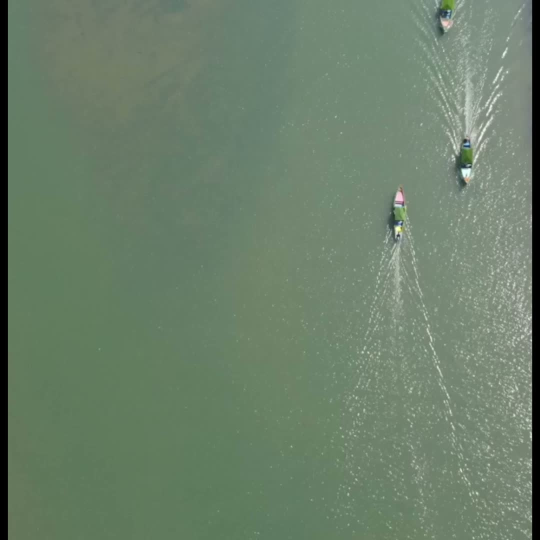
#> input picture data/real_data_1/ezgif-frame-001.jpg, 1080 x 1080 px (shown at 1/2 size)
$ python -i ship_detector.py   (imports and definitions only)
#> lines starting #> are read from the running program, lines starting #| are printed output that depends on the picture; after the words box and inside, x2 and y2 are one past the last pixel; in counts of white or black regions, pixels touching at a corner belong together
"""
Ship detection using classical computer vision, a drone-tuned detector,
or optional YOLOv8.

Classical pipeline: adaptive thresholding → morphological cleanup → contour
filtering by area and aspect ratio.  YOLOv8 is used when ultralytics is
installed and mode="yolo" is requested; falls back to classical automatically.
"""

import cv2
import numpy as np
from scipy.optimize import linear_sum_assignment
from typing import Any, Dict, List, Tuple

# Type alias for a single detection result
Detection = Dict[str, Any]  # {"bbox": [x, y, w, h], "confidence": float, "class": str}

CONFIG = {
    # Contour filtering
    "min_area": 80,
    "max_area": 40000,
    "min_aspect_ratio": 1.5,
    "max_aspect_ratio": 12.0,
    # Adaptive threshold params
    "threshold_block_size": 21,
    "threshold_C": -5,
    # Morphological structuring element size
    "morph_kernel_size": 3,
    # Drone detector settings
    "drone_min_area": 80,
    "drone_max_area": 20000,
    "drone_min_aspect_ratio": 1.2,
    "drone_max_aspect_ratio": 6.0,
    "drone_min_center_x_ratio": 0.45,
    "drone_max_center_y_ratio": 0.80,
    "drone_border_margin": 5,
    "drone_sat_min": 40,
    "drone_val_min": 80,
    "drone_distance_penalty": 0.02,
    "drone_multi_min_area": 140,
    "drone_multi_max_area": 5000,
    "drone_multi_min_aspect_ratio": 1.0,
    "drone_multi_max_aspect_ratio": 4.0,
    "drone_multi_min_center_x_ratio": 0.60,
    "drone_max_detections": 3,
    "drone_single_dominance_ratio": 5.0,
    "drone_multi_match_distance": 120.0,
    # YOLO settings
    "yolo_model": "yolov8n.pt",
    "confidence_threshold": 0.25,
}


def _to_gray(image: np.ndarray) -> np.ndarray:
    """Convert BGR to grayscale if needed."""
    if len(image.shape) == 3:
        return cv2.cvtColor(image, cv2.COLOR_BGR2GRAY)
    return image


# [13 lines left out: function compute_iou, not called in this run]


def classical_detect(image: np.ndarray, config: dict = CONFIG) -> List[Detection]:
    """Detect ships via adaptive thresholding + morphological ops + contour filtering.

    Highlights bright, elongated blobs characteristic of ships on dark water.

    Args:
        image: Preprocessed frame (BGR or grayscale).
        config: Detection hyperparameters.

    Returns:
        List of detection dicts with "bbox", "confidence", "class" keys.
    """
    gray = _to_gray(image)

    # Adaptive threshold — handles uneven illumination across the frame
    thresh = cv2.adaptiveThreshold(
        gray,
        255,
        cv2.ADAPTIVE_THRESH_GAUSSIAN_C,
        cv2.THRESH_BINARY,
        config["threshold_block_size"],
        config["threshold_C"],
    )

    # Morphological close to merge ship pixels, then open to remove noise
    k = config["morph_kernel_size"]
    kernel = cv2.getStructuringElement(cv2.MORPH_RECT, (k, k))
    thresh = cv2.morphologyEx(thresh, cv2.MORPH_CLOSE, kernel, iterations=2)
    thresh = cv2.morphologyEx(thresh, cv2.MORPH_OPEN,  kernel, iterations=1)

    contours, _ = cv2.findContours(thresh, cv2.RETR_EXTERNAL, cv2.CHAIN_APPROX_SIMPLE)

    detections: List[Detection] = []
    for cnt in contours:
        area = cv2.contourArea(cnt)
        if area < config["min_area"] or area > config["max_area"]:
            continue

        x, y, w, h = cv2.boundingRect(cnt)
        long_side  = max(w, h)
        short_side = min(w, h) + 1e-6
        aspect = long_side / short_side

        if aspect < config["min_aspect_ratio"] or aspect > config["max_aspect_ratio"]:
            continue

        # Heuristic confidence: reward ship-like size and 4:1 aspect ratio
        area_score   = min(area / 4000.0, 1.0)
        aspect_score = max(0.0, 1.0 - abs(aspect - 4.0) / 8.0)
        confidence   = 0.5 * area_score + 0.5 * aspect_score

        detections.append({
            "bbox":       [x, y, w, h],
            "confidence": float(confidence),
            "class":      "ship",
        })

    return detections


# [286 lines left out: functions _drone_hull_mask, _refine_drone_bbox, drone_detect, merge_tile_detections, yolo_detect, not called in this run]


class ShipDetector:
    """Unified ship detector supporting classical CV and optional YOLOv8.

    Automatically falls back to classical detection if YOLO is unavailable.
    """

    def __init__(self, mode: str = "classical", config: dict = CONFIG):
        """
        Args:
            mode: "classical" or "yolo".
            config: Detection hyperparameters dict.
        """
        self.mode   = mode
        self.config = config
        self.model  = None
        self._prev_center: Tuple[float, float] | None = None
        self._prev_centers: List[Tuple[float, float]] = []
        self._mil_trackers: List[Any] = []
        self._mil_boxes: List[List[int]] = []

        if mode == "yolo":
            try:
                from ultralytics import YOLO  # type: ignore
                self.model = YOLO(config["yolo_model"])
                print("YOLOv8 model loaded successfully.")
            except ImportError:
                print("ultralytics not installed — falling back to classical detection.")
                self.mode = "classical"
            except Exception as exc:
                print(f"Failed to load YOLO model ({exc}) — falling back to classical detection.")
                self.mode = "classical"

    def detect(self, image: np.ndarray) -> List[Detection]:
        """Detect ships in a single frame.

        Returns:
            List of Detection dicts: [{"bbox": [x,y,w,h], "confidence": float, "class": str}, ...]
        """
        if self.mode == "yolo" and self.model is not None:
            return yolo_detect(image, self.model, self.config)
        if self.mode == "drone":
            if self._mil_trackers:
                tracked: List[Detection] = []
                centers: List[Tuple[float, float]] = []
                next_boxes: List[List[int]] = []
                for idx, tracker in enumerate(self._mil_trackers):
                    ok, box = tracker.update(image)
                    prev_bbox = self._mil_boxes[idx] if idx < len(self._mil_boxes) else None
                    if ok:
                        x, y, w, h = [int(round(v)) for v in box]
                        coarse_bbox = [x, y, max(1, w), max(1, h)]
                        if prev_bbox is not None:
                            prev_area = max(1, prev_bbox[2] * prev_bbox[3])
                            new_area = coarse_bbox[2] * coarse_bbox[3]
                            if (
                                new_area > prev_area * 1.8
                                or coarse_bbox[2] > prev_bbox[2] * 1.6
                                or coarse_bbox[3] > prev_bbox[3] * 1.6
                            ):
                                coarse_bbox = list(prev_bbox)
                    elif idx < len(self._mil_boxes):
                        coarse_bbox = list(self._mil_boxes[idx])
                    else:
                        continue

                    refined_bbox = _refine_drone_bbox(image, coarse_bbox, self.config)
                    x, y, w, h = refined_bbox
                    next_boxes.append(refined_bbox)
                    tracked.append({
                        "bbox": [x, y, max(1, w), max(1, h)],
                        "confidence": 0.9,
                        "class": "ship",
                    })
                    centers.append((x + w / 2.0, y + h / 2.0))
                if tracked:
                    self._mil_boxes = next_boxes
                    self._prev_centers = centers
                    self._prev_center = centers[0]
                    return tracked
                self._mil_trackers = []
                self._mil_boxes = []

            detections = drone_detect(image, self.config, self._prev_center, self._prev_centers)
            if detections:
                self._prev_centers = []
                for det in detections:
                    x, y, w, h = det["bbox"]
                    self._prev_centers.append((x + w / 2.0, y + h / 2.0))
                self._prev_center = self._prev_centers[0]
                if len(detections) > 1:
                    self._mil_trackers = []
                    self._mil_boxes = []
                    for det in detections[: self.config["drone_max_detections"]]:
                        tracker = cv2.TrackerMIL_create()
                        tracker.init(image, tuple(det["bbox"]))
                        self._mil_trackers.append(tracker)
                        self._mil_boxes.append(list(det["bbox"]))
            return detections
        return classical_detect(image, self.config)

    # [7 lines left out: function detect_batch, not called in this run]

>>> import cv2
>>> picture = cv2.imread('../data/real_data_1/ezgif-frame-001.jpg')
#> picture is the input picture: shape (1080, 1080, 3); mean B, G, R 106.2, 127.5, 107.4
>>> result = ShipDetector().detect(picture)
#> in __init__, `self.config = config`: self.config = 27 items
#> in classical_detect, `thresh = cv2.adaptiveThreshold( gray, 255, cv2.ADAPTIVE_THRESH_GAUSSIA..`:
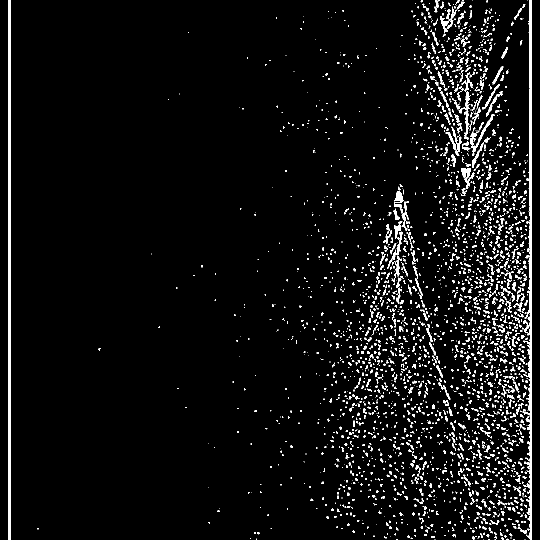
#> thresh: shape (1080, 1080) (shown at 1/2 size); 5.3% white; 3108 white regions (2391 under 20 px), largest, box (x1, y1, x2, y2) and area: (1045, 0, 1064, 1080) 6516, (16, 0, 22, 1080) 6335, (918, 144, 947, 279) 802
#> in classical_detect, `k = config["morph_kernel_size"]`: k = 3
#> in classical_detect, `kernel = cv2.getStructuringElement(cv2.MORPH_RECT, (k, k))`: kernel = [[1, 1, 1], [1, 1, 1], [1, 1, 1]]
#> in classical_detect, `thresh = cv2.morphologyEx(thresh, cv2.MORPH_CLOSE, kernel, iterations=2)`:
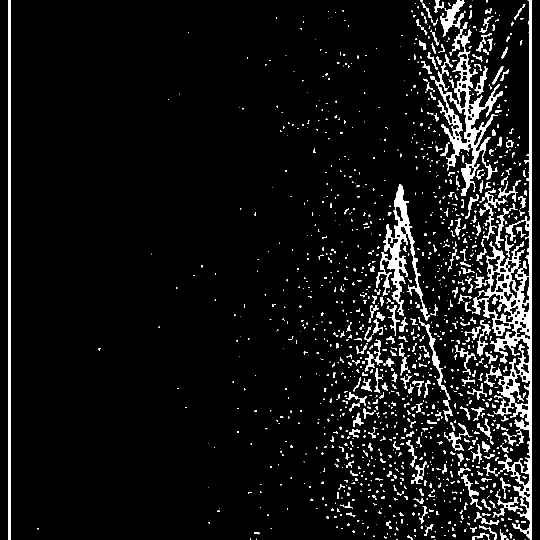
#> thresh: shape (1080, 1080) (shown at 1/2 size); 7.2% white; 1381 white regions (926 under 20 px), largest, box (x1, y1, x2, y2) and area: (944, 0, 1064, 1080) 19466, (861, 59, 1005, 392) 9429, (752, 368, 860, 642) 6370
#> in classical_detect, `thresh = cv2.morphologyEx(thresh, cv2.MORPH_OPEN,  kernel, iterations=1)`:
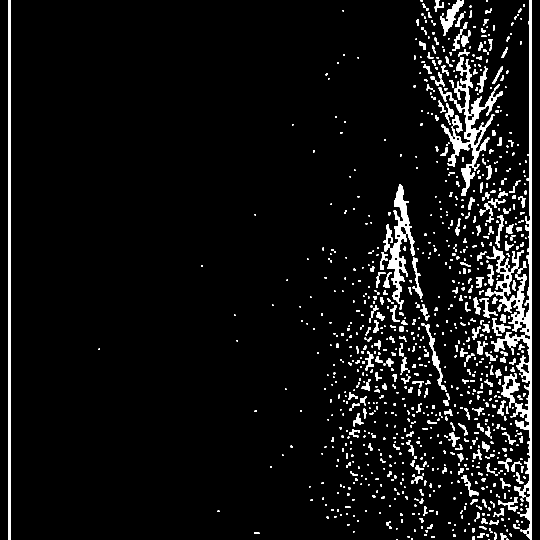
#> thresh: shape (1080, 1080) (shown at 1/2 size); 6.2% white; 1038 white regions (531 under 20 px)
#> in classical_detect, `contours, _ = cv2.findContours(thresh, cv2.RETR_EXTERNAL, cv2.CHAIN_AP..`: contours = 1038 contours, 701 with area under 20; largest, box (x1, y1, x2, y2) and area: (988, 0, 1064, 1080) 10026, (16, 0, 22, 1080) 5284, (883, 114, 989, 392) 4907, (774, 368, 830, 619) 3976, (981, 493, 1024, 591) 1202
#> the loop in classical_detect, `for cnt in contours:` made 1038 passes
#> area on passes 12 to 14: 61, 66.5, 40.5
#> after the loop in classical_detect, `for cnt in contours:`: detections = 37 items
#> result = 37 items
